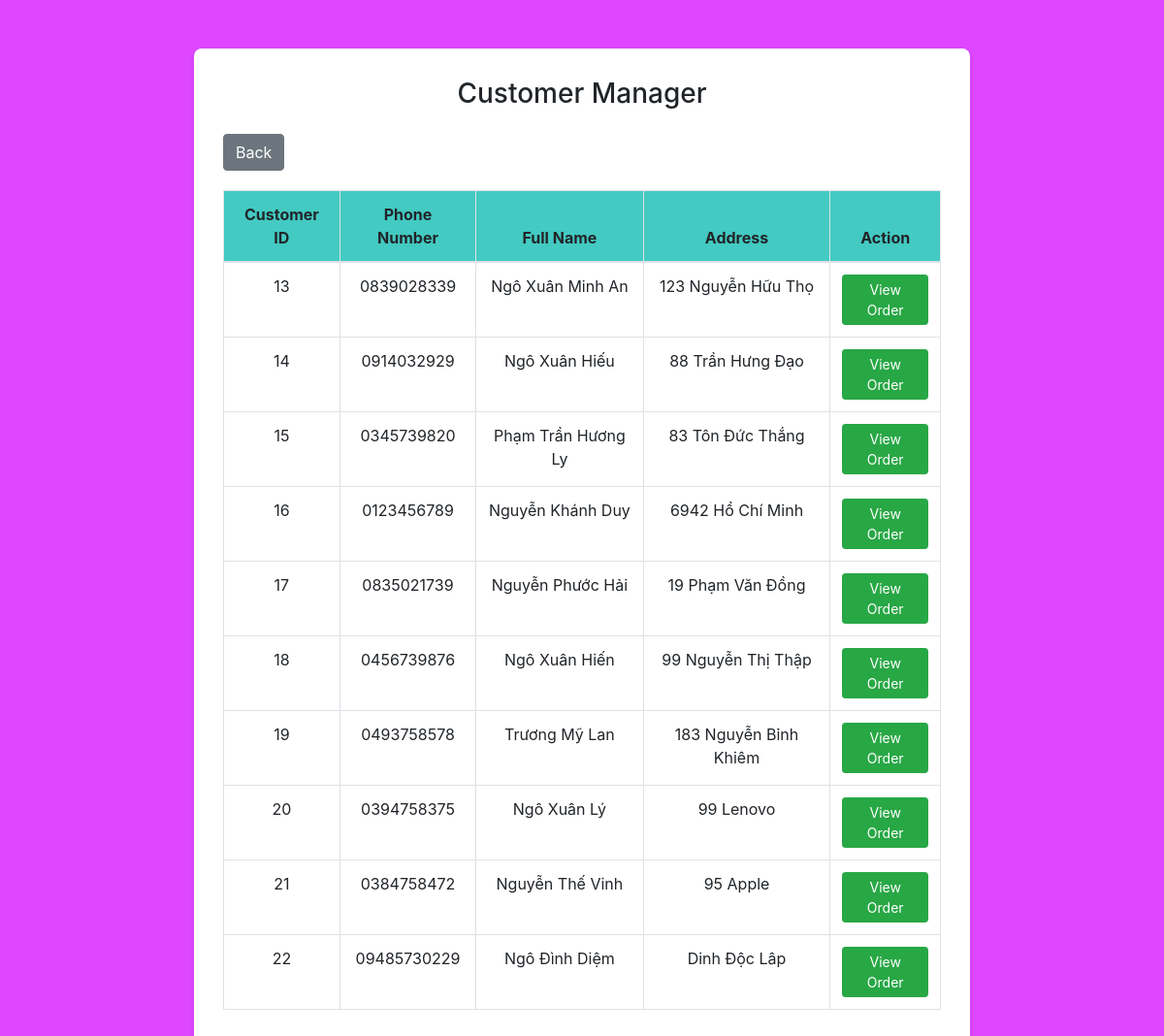
/customer-manager.php (signed in), run on the app's committed database.
### tables this page shows
CREATE TABLE `customer` (
  `id` int(11) NOT NULL,
  `phonenumber` varchar(11) DEFAULT NULL,
  `fullname` varchar(50) DEFAULT NULL,
  `address` varchar(250) DEFAULT NULL
);

### customer-manager.php (the view, shortened to what this page needs)
<?php
include ("database/connection.php");
?>
<!DOCTYPE html>
<html lang="en">
<head>
    <link rel="stylesheet" href="https://maxcdn.bootstrapcdn.com/bootstrap/4.5.2/css/bootstrap.min.css">
    <link rel="stylesheet" href="https://cdnjs.cloudflare.com/ajax/libs/font-awesome/5.15.4/css/all.min.css">
</head>
<body>
    <?php
    $sql = "SELECT * FROM customer";
    $result = mysqli_query($conn, $sql);
    if (mysqli_num_rows($result) > 0):
        ?>
        <div class="container">
            <h3 class="mb-4" style="text-align: center;">Customer Manager</h3>
            <div class="mb-3">
                <a class="btn btn-secondary" href="index.php">Back</a>
            </div>
            <table id="staffTable" class="table table-bordered table-hover ">
                <thead class="thead" style="background-color: #43cac2;">
                    <tr>
                        <th>Customer ID</th>
                        <th>Phone Number</th>
                        <th>Full Name</th>
                        <th>Address</th>
                        <th>Action</th>
                    </tr>
                </thead>
                <tbody>
                    <?php while ($row = mysqli_fetch_assoc($result)): ?>
                        <tr>
                            <td><?= $row['id'] ?></td>
                            <td><?= $row['phonenumber'] ?></td>
                            <td><?= $row['fullname'] ?></td>
                            <td><?= $row['address'] ?></td>
                            <td>
                                <a class="btn btn-sm btn-success" href="order-manager.php?id=<?= $row['id'] ?>">View
                                    Order</a>
                            </td>
                        </tr>
                    <?php endwhile; ?>
                </tbody>
            </table>
        </div>
    <?php else: ?>
        <div class="container">
            <p class="text-center">0 result</p>
        </div>
    <?php endif; ?>
</body>
</html>

### customer-manager.php (style rules this page uses)
body { background-color: #de47ff; padding-top: 50px; }
.container { max-width: 800px; margin: auto; background-color: #fff; padding: 30px; border-radius: 8px; box-shadow: 0 2px 5px rgba(0, 0, 0, 0.1); }
table { width: 100%; margin-top: 20px; border-collapse: collapse; }
table, th, td { border: 1px solid #dee2e6; padding: 12px; text-align: center; }

### data on the page
customer: id "13", phonenumber "0839028339", fullname "Ngô Xuân Minh An", address "123 Nguyễn Hữu Thọ"
customer: id "14", phonenumber "0914032929", fullname "Ngô Xuân Hiếu", address "88 Trần Hưng Đạo"
customer: id "15", phonenumber "0345739820", fullname "Phạm Trần Hương Ly", address "83 Tôn Đức Thắng"
customer: id "16", phonenumber "0123456789", fullname "Nguyễn Khánh Duy", address "6942 Hồ Chí Minh"
customer: id "17", phonenumber "0835021739", fullname "Nguyễn Phước Hải", address "19 Phạm Văn Đồng"
customer: id "18", phonenumber "0456739876", fullname "Ngô Xuân Hiến", address "99 Nguyễn Thị Thập"
customer: id "19", phonenumber "0493758578", fullname "Trương Mỹ Lan", address "183 Nguyễn Bỉnh Khiêm"
customer: id "20", phonenumber "0394758375", fullname "Ngô Xuân Lý", address "99 Lenovo"
customer: id "21", phonenumber "0384758472", fullname "Nguyễn Thế Vinh", address "95 Apple"
customer: id "22", phonenumber "09485730229", fullname "Ngô Đình Diệm", address "Dinh Độc Lâp"
